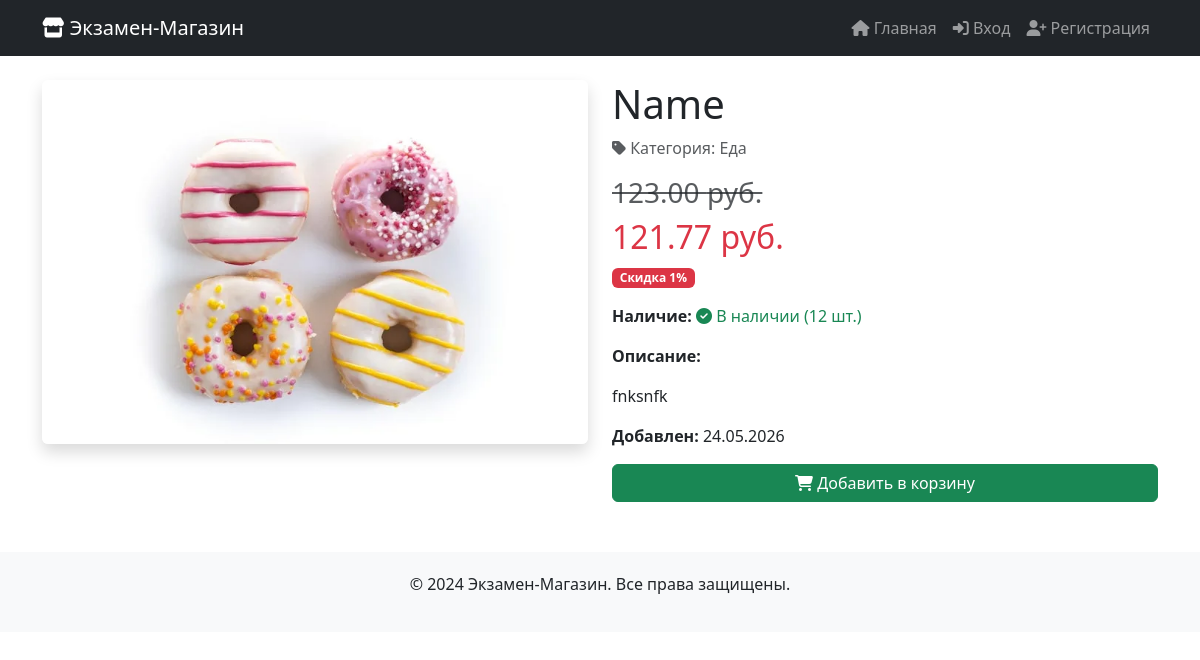
/product/name/, run on the app's committed database.
### catalog/models.py (models this page shows, shortened)
class Product(models.Model):
    name = models.CharField(max_length=200, db_index=True)
    slug = models.SlugField(max_length=200, unique=True)
    description = models.TextField()
    price = models.DecimalField(max_digits=10, decimal_places=2, validators=[MinValueValidator(0)])
    stock = models.PositiveIntegerField(default=0)
    discount = models.IntegerField(default=0, validators=[MinValueValidator(0), MaxValueValidator(100)])
    is_available = models.BooleanField(default=True)
    created = models.DateTimeField(auto_now_add=True)
    updated = models.DateTimeField(auto_now=True)
    image = models.ImageField(upload_to='products/', blank=True, null=True)
    category = models.ForeignKey(Category, on_delete=models.CASCADE, related_name='products')
    favorites = models.ManyToManyField(User, related_name='favorite_products', blank=True)
    @property
    def final_price(self):
        return self.price * (100 - self.discount) / 100

class Category(models.Model):
    name = models.CharField(max_length=100, unique=True)
    slug = models.SlugField(max_length=100, unique=True)
    description = models.TextField(blank=True)
    created_at = models.DateTimeField(auto_now_add=True)

### catalog/views.py (the view)
# urls.py: path('product/<slug:slug>/', views.product_detail, name='product_detail'),
def product_detail(request, slug):
    product = get_object_or_404(Product, slug=slug, is_available=True)
    is_favorite = False
    if request.user.is_authenticated:
        is_favorite = product.favorites.filter(id=request.user.id).exists()
    return render(request, 'catalog/product_detail.html', {
        'product': product,
        'is_favorite': is_favorite,
    })

### catalog/templates/catalog/product_detail.html (shortened to what this page needs)
{% extends 'catalog/base.html' %}
{% block content %}
<div class="row">
    <div class="col-md-6">
        {% if product.image %}
            <img src="{{ product.image.url }}" class="img-fluid rounded shadow" alt="{{ product.name }}">
        {% else %}
            <img src="https://via.placeholder.com/500x400?text=No+Image" class="img-fluid rounded" alt="No image">
        {% endif %}
    </div>
    <div class="col-md-6">
        <h1>{{ product.name }}</h1>
        <p class="text-muted">
            <i class="fas fa-tag"></i> Категория: {{ product.category.name }}
        </p>
        <div class="mb-3">
            {% if product.discount > 0 %}
                <h3 class="text-decoration-line-through text-muted">{{ product.price }} руб.</h3>
                <h2 class="text-danger">{{ product.final_price }} руб.</h2>
                <span class="badge bg-danger">Скидка {{ product.discount }}%</span>
            {% else %}
                <h2>{{ product.price }} руб.</h2>
            {% endif %}
        </div>
        <div class="mb-3">
            <strong>Наличие:</strong>
            {% if product.stock > 0 %}
                <span class="text-success"><i class="fas fa-check-circle"></i> В наличии ({{ product.stock }} шт.)</span>
            {% else %}
                <span class="text-danger"><i class="fas fa-times-circle"></i> Нет в наличии</span>
            {% endif %}
        </div>
        <div class="mb-3">
            <strong>Описание:</strong>
            <p>{{ product.description|linebreaks }}</p>
        </div>
        <div class="mb-3">
            <strong>Добавлен:</strong> {{ product.created|date:"d.m.Y" }}
        </div>
        <div class="d-flex gap-2">
            {% if product.stock > 0 %}
                <a href="{% url 'catalog:add_to_cart' product.id %}" class="btn btn-success flex-grow-1">
                    <i class="fas fa-shopping-cart"></i> Добавить в корзину
                </a>
            {% else %}
                <button class="btn btn-secondary flex-grow-1" disabled>
                    <i class="fas fa-times"></i> Нет в наличии
                </button>
            {% endif %}
        </div>
    </div>
</div>
{% endblock %}

### data on the page
Product: image (picture), name "Name", category.name "Еда", price "123.00", final_price "121.77", discount "1", stock "12", description "fnksnfk", created "24.05.2026"
